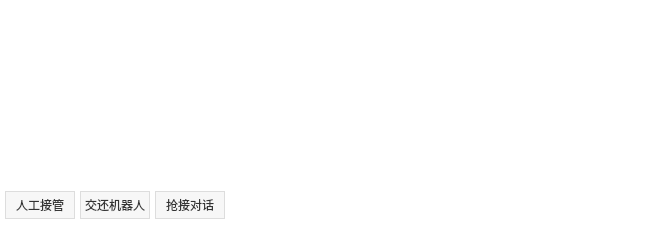
<?xml version="1.0" encoding="UTF-8"?>
<ui version="4.0">
 <class>UIYL_EditFunwidget</class>
 <widget class="QWidget" name="UIYL_EditFunwidget">
  <property name="geometry">
   <rect>
    <x>0</x>
    <y>0</y>
    <width>650</width>
    <height>225</height>
   </rect>
  </property>
  <property name="windowTitle">
   <string>输入功能区</string>
  </property>
  <layout class="QVBoxLayout" name="verticalLayout">
   <property name="spacing">
    <number>0</number>
   </property>
   <property name="leftMargin">
    <number>0</number>
   </property>
   <property name="topMargin">
    <number>0</number>
   </property>
   <property name="rightMargin">
    <number>0</number>
   </property>
   <property name="bottomMargin">
    <number>0</number>
   </property>
   <item>
    <widget class="QWidget" name="widget_bg" native="true">
     <property name="styleSheet">
      <string notr="true">QWidget#widget_bg
{
	background-color: rgba(255, 255, 255, 255);
}</string>
     </property>
     <layout class="QVBoxLayout" name="verticalLayout_2">
      <property name="spacing">
       <number>0</number>
      </property>
      <property name="leftMargin">
       <number>0</number>
      </property>
      <property name="topMargin">
       <number>0</number>
      </property>
      <property name="rightMargin">
       <number>0</number>
      </property>
      <property name="bottomMargin">
       <number>0</number>
      </property>
      <item>
       <widget class="QWidget" name="m_my_chat_toolPanel" native="true">
        <property name="minimumSize">
         <size>
          <width>0</width>
          <height>34</height>
         </size>
        </property>
        <property name="maximumSize">
         <size>
          <width>16777215</width>
          <height>34</height>
         </size>
        </property>
        <property name="styleSheet">
         <string notr="true">QWidget#m_my_chat_toolPanel
{
	background-color: rgba(255, 255, 255, 0);
}</string>
        </property>
        <layout class="QHBoxLayout" name="horizontalLayout_5">
         <property name="spacing">
          <number>0</number>
         </property>
         <property name="leftMargin">
          <number>0</number>
         </property>
         <property name="topMargin">
          <number>0</number>
         </property>
         <property name="rightMargin">
          <number>0</number>
         </property>
         <property name="bottomMargin">
          <number>0</number>
         </property>
         <item>
          <widget class="QWidget" name="m_my_chat_toolBarPanel_Rect" native="true">
           <property name="sizePolicy">
            <sizepolicy hsizetype="Preferred" vsizetype="Preferred">
             <horstretch>0</horstretch>
             <verstretch>0</verstretch>
            </sizepolicy>
           </property>
           <property name="minimumSize">
            <size>
             <width>0</width>
             <height>34</height>
            </size>
           </property>
           <property name="maximumSize">
            <size>
             <width>16777215</width>
             <height>34</height>
            </size>
           </property>
           <property name="styleSheet">
            <string notr="true">QWidget#m_my_chat_toolBarPanel
{
	background-color: rgba(255, 255, 255, 0);
}</string>
           </property>
           <layout class="QHBoxLayout" name="m_my_chat_toolBarPanelLayout">
            <property name="spacing">
             <number>0</number>
            </property>
            <property name="leftMargin">
             <number>0</number>
            </property>
            <property name="topMargin">
             <number>0</number>
            </property>
            <property name="rightMargin">
             <number>0</number>
            </property>
            <property name="bottomMargin">
             <number>0</number>
            </property>
           </layout>
          </widget>
         </item>
         <item>
          <widget class="QWidget" name="widget_showWindowAndToolbar" native="true">
           <property name="minimumSize">
            <size>
             <width>0</width>
             <height>0</height>
            </size>
           </property>
           <property name="layoutDirection">
            <enum>Qt::LeftToRight</enum>
           </property>
           <property name="styleSheet">
            <string notr="true">QWidget#widget_showWindowAndToolbar
{
	background-color: rgba(255, 255, 255, 0);
}</string>
           </property>
           <layout class="QHBoxLayout" name="horizontalLayout_6">
            <property name="spacing">
             <number>9</number>
            </property>
            <property name="leftMargin">
             <number>11</number>
            </property>
            <property name="topMargin">
             <number>0</number>
            </property>
            <property name="rightMargin">
             <number>8</number>
            </property>
            <property name="bottomMargin">
             <number>0</number>
            </property>
            <item>
             <spacer name="horizontalSpacer">
              <property name="orientation">
               <enum>Qt::Horizontal</enum>
              </property>
              <property name="sizeHint" stdset="0">
               <size>
                <width>40</width>
                <height>20</height>
               </size>
              </property>
             </spacer>
            </item>
            <item>
             <widget class="QPushButton" name="m_btn_UnfoldOrCollapse">
              <property name="minimumSize">
               <size>
                <width>22</width>
                <height>22</height>
               </size>
              </property>
              <property name="maximumSize">
               <size>
                <width>22</width>
                <height>22</height>
               </size>
              </property>
              <property name="styleSheet">
               <string notr="true">QPushButton
{
border:0px;
}

QPushButton:hover,QPushButton:pressed
{
border-image: url(:/YL/Resources/YL/InputFun/btn_hover.png);
}</string>
              </property>
              <property name="text">
               <string/>
              </property>
              <property name="icon">
               <iconset resource="../../../../../../main/src/main/client_resouce/easyliaoclient.qrc">
                <normaloff>:/YL/Resources/YL/EditToolbar/btn_editFunWidget_Collapse.png</normaloff>:/YL/Resources/YL/EditToolbar/btn_editFunWidget_Collapse.png</iconset>
              </property>
              <property name="iconSize">
               <size>
                <width>22</width>
                <height>22</height>
               </size>
              </property>
             </widget>
            </item>
            <item>
             <widget class="QPushButton" name="m_btn_showToolbarPanel">
              <property name="minimumSize">
               <size>
                <width>22</width>
                <height>22</height>
               </size>
              </property>
              <property name="maximumSize">
               <size>
                <width>22</width>
                <height>22</height>
               </size>
              </property>
              <property name="styleSheet">
               <string notr="true">QPushButton
{
border:0px;
}

QPushButton:hover,QPushButton:pressed
{
border-image: url(:/YL/Resources/YL/InputFun/btn_hover.png);
}</string>
              </property>
              <property name="text">
               <string/>
              </property>
              <property name="icon">
               <iconset resource="../../../../../../main/src/main/client_resouce/easyliaoclient.qrc">
                <normaloff>:/YL/Resources/YL/EditToolbar/btn_showToolbar.png</normaloff>:/YL/Resources/YL/EditToolbar/btn_showToolbar.png</iconset>
              </property>
              <property name="iconSize">
               <size>
                <width>22</width>
                <height>22</height>
               </size>
              </property>
             </widget>
            </item>
            <item>
             <widget class="QPushButton" name="m_btn_alternateRobot_showOrHide">
              <property name="minimumSize">
               <size>
                <width>40</width>
                <height>22</height>
               </size>
              </property>
              <property name="maximumSize">
               <size>
                <width>40</width>
                <height>22</height>
               </size>
              </property>
              <property name="styleSheet">
               <string notr="true">QPushButton
{
border:0px;
}</string>
              </property>
              <property name="text">
               <string/>
              </property>
              <property name="icon">
               <iconset resource="../../../../../../main/src/main/client_resouce/easyliaoclient.qrc">
                <normaloff>:/YL/Resources/YL/CenterChat/btn_alternateRobot_show.png</normaloff>:/YL/Resources/YL/CenterChat/btn_alternateRobot_show.png</iconset>
              </property>
              <property name="iconSize">
               <size>
                <width>40</width>
                <height>22</height>
               </size>
              </property>
             </widget>
            </item>
           </layout>
          </widget>
         </item>
        </layout>
       </widget>
      </item>
      <item>
       <widget class="QWidget" name="widget_edit" native="true">
        <layout class="QGridLayout" name="gridLayout">
         <property name="leftMargin">
          <number>0</number>
         </property>
         <property name="topMargin">
          <number>0</number>
         </property>
         <property name="rightMargin">
          <number>0</number>
         </property>
         <property name="bottomMargin">
          <number>0</number>
         </property>
         <property name="spacing">
          <number>0</number>
         </property>
         <item row="0" column="0">
          <widget class="QWidget" name="m_webView_edit" native="true"/>
         </item>
        </layout>
       </widget>
      </item>
      <item>
       <widget class="QWidget" name="m_rc_chat_bottomPanel" native="true">
        <property name="minimumSize">
         <size>
          <width>0</width>
          <height>40</height>
         </size>
        </property>
        <property name="maximumSize">
         <size>
          <width>16777215</width>
          <height>40</height>
         </size>
        </property>
        <property name="styleSheet">
         <string notr="true">QWidget#m_rc_chat_bottomPanel
{
	background-color: rgba(255, 255, 255, 0);
}</string>
        </property>
        <layout class="QHBoxLayout" name="horizontalLayout">
         <property name="spacing">
          <number>5</number>
         </property>
         <property name="leftMargin">
          <number>5</number>
         </property>
         <property name="topMargin">
          <number>5</number>
         </property>
         <property name="rightMargin">
          <number>5</number>
         </property>
         <property name="bottomMargin">
          <number>5</number>
         </property>
         <item>
          <widget class="QToolButton" name="m_robot_joinInBtn">
           <property name="minimumSize">
            <size>
             <width>70</width>
             <height>28</height>
            </size>
           </property>
           <property name="maximumSize">
            <size>
             <width>70</width>
             <height>28</height>
            </size>
           </property>
           <property name="font">
            <font>
             <pointsize>-1</pointsize>
             <weight>50</weight>
             <italic>false</italic>
             <bold>false</bold>
            </font>
           </property>
           <property name="styleSheet">
            <string notr="true">QToolButton
{
font:12px;
color: #333333;
border: 1px solid #dddddd;
background-color: #f7f7f7;
}

QToolButton:hover,QToolButton:pressed
{
border: 1px solid #dddddd;
background-color: #ffffff;
}</string>
           </property>
           <property name="text">
            <string>人工接管</string>
           </property>
           <property name="iconSize">
            <size>
             <width>16</width>
             <height>16</height>
            </size>
           </property>
           <property name="toolButtonStyle">
            <enum>Qt::ToolButtonTextBesideIcon</enum>
           </property>
           <property name="autoRaise">
            <bool>false</bool>
           </property>
          </widget>
         </item>
         <item>
          <widget class="QToolButton" name="m_robot_returnBtn">
           <property name="minimumSize">
            <size>
             <width>70</width>
             <height>28</height>
            </size>
           </property>
           <property name="maximumSize">
            <size>
             <width>70</width>
             <height>28</height>
            </size>
           </property>
           <property name="font">
            <font>
             <pointsize>-1</pointsize>
             <weight>50</weight>
             <italic>false</italic>
             <bold>false</bold>
            </font>
           </property>
           <property name="styleSheet">
            <string notr="true">QToolButton
{
font:12px;
color: #333333;
border: 1px solid #dddddd;
background-color: #f7f7f7;
}

QToolButton:hover,QToolButton:pressed
{
border: 1px solid #dddddd;
background-color: #ffffff;
}</string>
           </property>
           <property name="text">
            <string>交还机器人</string>
           </property>
           <property name="iconSize">
            <size>
             <width>16</width>
             <height>16</height>
            </size>
           </property>
           <property name="toolButtonStyle">
            <enum>Qt::ToolButtonTextBesideIcon</enum>
           </property>
           <property name="autoRaise">
            <bool>false</bool>
           </property>
          </widget>
         </item>
         <item>
          <widget class="QToolButton" name="m_transchatInBtn">
           <property name="minimumSize">
            <size>
             <width>70</width>
             <height>28</height>
            </size>
           </property>
           <property name="maximumSize">
            <size>
             <width>70</width>
             <height>28</height>
            </size>
           </property>
           <property name="font">
            <font>
             <pointsize>-1</pointsize>
             <weight>50</weight>
             <italic>false</italic>
             <bold>false</bold>
            </font>
           </property>
           <property name="styleSheet">
            <string notr="true">QToolButton
{
font:12px;
color: #333333;
border: 1px solid #dddddd;
background-color: #f7f7f7;
}

QToolButton:hover,QToolButton:pressed
{
border: 1px solid #dddddd;
background-color: #ffffff;
}</string>
           </property>
           <property name="text">
            <string>抢接对话</string>
           </property>
           <property name="iconSize">
            <size>
             <width>16</width>
             <height>16</height>
            </size>
           </property>
           <property name="toolButtonStyle">
            <enum>Qt::ToolButtonTextBesideIcon</enum>
           </property>
           <property name="autoRaise">
            <bool>false</bool>
           </property>
          </widget>
         </item>
         <item>
          <spacer name="horizontalSpacer_3">
           <property name="orientation">
            <enum>Qt::Horizontal</enum>
           </property>
           <property name="sizeHint" stdset="0">
            <size>
             <width>364</width>
             <height>22</height>
            </size>
           </property>
          </spacer>
         </item>
         <item>
          <widget class="UI_Btn_Enter" name="m_my_chat_sendBtn" native="true">
           <property name="sizePolicy">
            <sizepolicy hsizetype="Fixed" vsizetype="Fixed">
             <horstretch>0</horstretch>
             <verstretch>0</verstretch>
            </sizepolicy>
           </property>
           <property name="minimumSize">
            <size>
             <width>70</width>
             <height>28</height>
            </size>
           </property>
           <property name="maximumSize">
            <size>
             <width>70</width>
             <height>28</height>
            </size>
           </property>
          </widget>
         </item>
        </layout>
       </widget>
      </item>
     </layout>
    </widget>
   </item>
  </layout>
 </widget>
 <layoutdefault spacing="6" margin="11"/>
 <customwidgets>
  <customwidget>
   <class>UI_Btn_Enter</class>
   <extends>QWidget</extends>
   <header location="global">ui_btn_enter.h</header>
   <container>1</container>
  </customwidget>
 </customwidgets>
 <resources>
  <include location="../../../../../../main/src/main/client_resouce/easyliaoclient.qrc"/>
  <include location="../../../../../../main/src/main/client_resouce/easyliaoclient.qrc"/>
 </resources>
 <connections/>
</ui>
